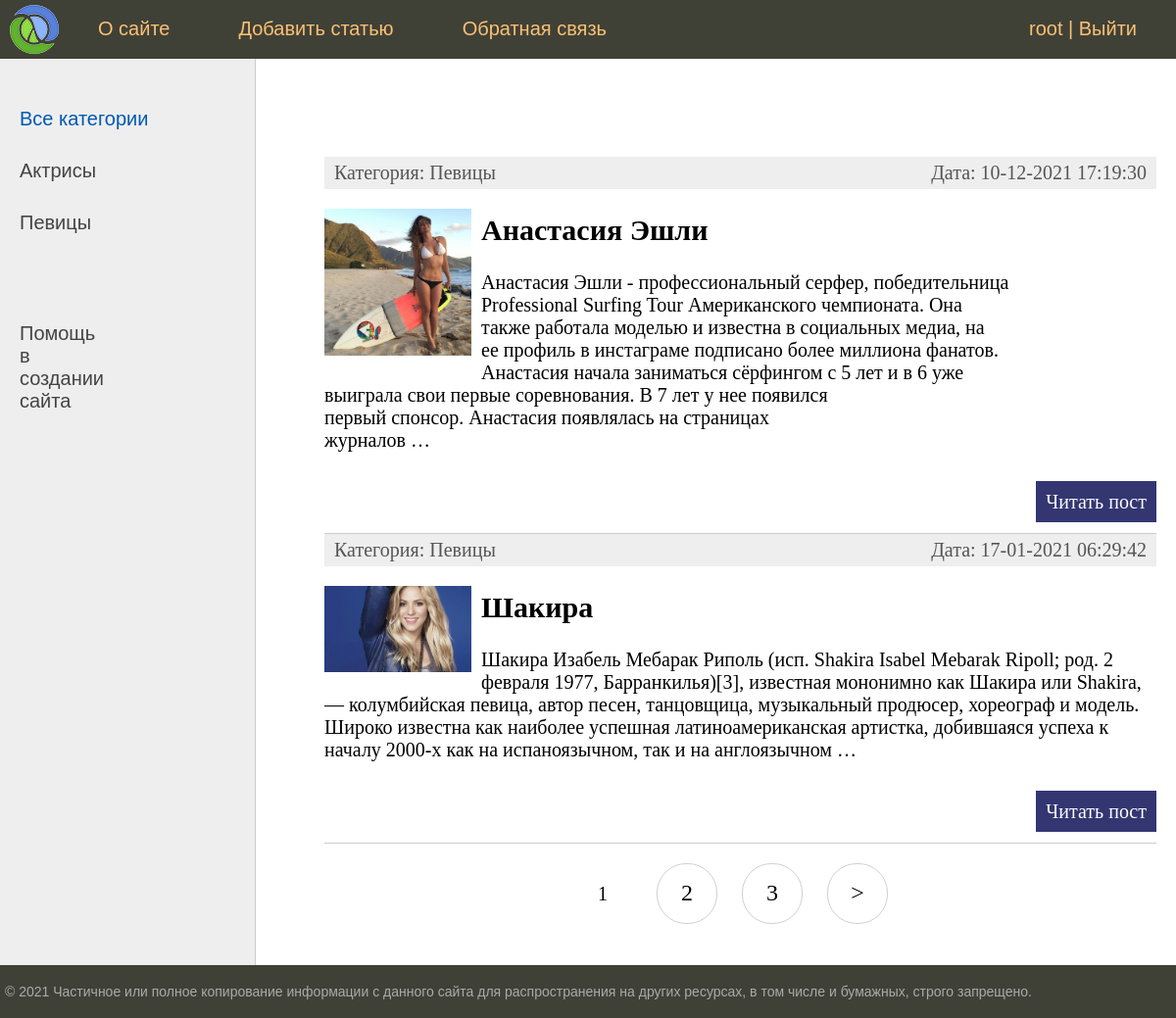
The app's page / (signed in) with its own data.
### jornal/models.py (models this page shows, shortened)
class Category(models.Model):
    name = models.CharField(max_length=100, db_index=True, verbose_name="Категория")
    slug = models.SlugField(max_length=255, unique=True, db_index=True, verbose_name="URL")
    def __str__(self):
        return self.name
    def get_absolute_url(self):
        return reverse('category', kwargs={'cat_slug': self.slug})
    class Meta:
        verbose_name = 'Категорию'
        verbose_name_plural = 'Категории'
        ordering = ['id']

class Jornal(models.Model):
    title = models.CharField(max_length=255, verbose_name="Заголовок")
    slug = models.SlugField(max_length=255, unique=True, db_index=True, verbose_name="URL")
    content = models.TextField(blank=True, verbose_name="Текст статьи")
    photo = models.ImageField(upload_to="photos/%Y/%m/%d/", verbose_name="Фото")
    time_create = models.DateTimeField(auto_now_add=True, verbose_name="Время создания")
    time_update = models.DateTimeField(auto_now=True, verbose_name="Время изменения")
    is_published = models.BooleanField(default=True, verbose_name="Публикация")
    cat = models.ForeignKey('Category', on_delete=models.PROTECT, verbose_name="Категории")
    def get_absolute_url(self):
        return reverse('post', kwargs={'post_slug': self.slug})
    class Meta:
        verbose_name = 'Статью о личности'
        verbose_name_plural = 'Статьи о личностях'
        ordering = ['-time_create', 'title']

### jornal/views.py (the view)
# urls.py: path('', JornalHome.as_view(), name='home'),
class JornalHome(DataMixin, ListView):
    model = Jornal
    template_name = 'jornal/index.html'
    context_object_name = 'posts'
    def get_context_data(self, *, object_list=None, **kwargs):
        context = super().get_context_data(**kwargs)
        c_def = self.get_user_context(title="Главная страница")
        return dict(list(context.items()) + list(c_def.items()))
    def get_queryset(self):
        return Jornal.objects.filter(is_published=True).select_related('cat')

### jornal/utils.py (called while the page is built)
    def get_user_context(self, **kwargs):
        context = kwargs
        cats = Category.objects.annotate(Count('jornal'))
        user_menu = menu.copy()
        if not self.request.user.is_authenticated:
            user_menu.pop(1)
        context['menu'] = user_menu
        context['cats'] = cats
        if 'cat_selected' not in context:
            context['cat_selected'] = 0
        return context

### jornal/templates/jornal/index.html (shortened to what this page needs)
{% extends 'jornal/base.html' %}
{% block content %}
<ul class="list-articles">
	{% for p in posts %}
			<li><div class="article-panel">
	<p class="first">Категория: {{p.cat}}</p>
	<p class="last">Дата: {{p.time_update|date:"d-m-Y H:i:s"}}</p>
</div>
{% if p.photo %}
	<p><img class="img-article-left thumb" src="{{p.photo.url}}"></p>
{% endif %}
		<h2>{{p.title}}</h2>
	{% autoescape on %}
	{{p.content|linebreaks|truncatewords:50}}
	{% endautoescape %}
			<p class="link-read-post"><a href="{{ p.get_absolute_url }}">Читать пост</a></p>
			</li>
	{% endfor %}
</ul>
{% endblock %}

### jornal/templates/jornal/base.html (shortened to what this page needs)
{% load static %}
{% load jornal_tags %}
<!DOCTYPE html>
<html>
<head>
	<link type="text/css" href="{% static 'jornal/css/styles.css' %}" rel="stylesheet" />
</head>
<body>
<table class="table-page" border=0 cellpadding="0" cellspacing="0">
<tr><td valign=top>
{% block mainmenu %}
		<div class="header">
			<ul id="mainmenu" class="mainmenu">
			<li class="logo"><a href="{% url 'home' %}"><div class="logo"></div></a></li>
{% for m in menu %}
			<li><a href="{% url m.url_name %}">{{m.title}}</a></li>
{% endfor %}
	{% if request.user.is_authenticated %}
				<li class="last"> {{user.username}} | <a href="{% url 'logout' %}">Выйти</a></li>
				{% else %}
				<li class="last"><a href="{% url 'register' %}">Регистрация</a> | <a href="{% url 'login' %}">Войти</a></li>
	{% endif %}
			</ul>
		</div>
{% endblock mainmenu %}
<table class="table-content" border=0 cellpadding="0" cellspacing="0">
<tr>
		<td valign="top" class="left-chapters">
	<ul id="leftchapters">
{% if cat_selected == 0 %}
		<li class="selected">Все категории</li>
{% else %}
		<li><a href="{% url 'home' %}">Все категории</a></li>
{% endif %}
{% for c in cats %}
{% if c.jornal__count > 0 %}
	{% if c.pk == cat_selected %}
		<li class="selected">{{c.name}}</li>
	{% else %}
		<li><a href="{{ c.get_absolute_url }}">{{c.name}}</a></li>
	{% endif %}
{% endif %}
{% endfor %}
		<li class="share">
		<a href="https://proproprogs.ru/django" ><p>Помощь в создании сайта</p></a>
		</li>
	</ul>
</td>
<td valign="top" class="content">
<div class="content-text">
{% block content %}
{% endblock %}
{% if page_obj.has_other_pages %}
<nav class="list-pages">
    <ul>
        {% for p in paginator.page_range %}
		{% if page_obj.number == p %}
        <li class="page-num page-num-selected">{{ p }}</li>
		{% elif p >= page_obj.number|add:-2 and p <= page_obj.number|add:2  %}
        <li class="page-num">
            <a href="?page={{ p }}">{{ p }}</a>
        </li>
		{% endif %}
        {% endfor %}
{% if page_obj.has_next %}
<li class="page-num">
	<a href="?page={{ page_obj.next_page_number }}">&gt;</a>
</li>
{% endif %}
    </ul>
</nav>
{% endif %}
	</div>
</td></tr></table>
</td></tr>
<tr><td valign=top>
	<div id="footer">
		<p>&copy; 2021 Частичное или полное копирование информации с данного сайта для распространения на других ресурсах, в том числе и бумажных, строго запрещено.</p>
	</div>
</td></tr></table>
</body>
</html>

### jornal/static/jornal/css/styles.css (style rules this page uses)
html, body { font-family: 'Arial'; margin: 0; padding: 0; height: 100%; width: 100%; color: #444; }
a { color: #0059b2; text-decoration: none; }
img { max-width: 600px; height: auto; }
img.img-article-left { max-width: 300px; height: auto; float: left; padding: 0 10px 10px 0; }
img.img-article-left.thumb { max-width: 150px; height: auto; }
p.link-read-post { text-align: right; }
p.link-read-post a { padding: 10px; min-width: 100px; background: #333671; color: #fff; text-decoration: none; }
div.article-panel { background: #eee; padding: 5px 10px 5px 10px; box-sizing border-box; overflow: hidden; color: #555; }
div.article-panel p.first { margin: 0; float: left; }
div.article-panel p.last { margin: 0; float: right; }
ul.list-articles { list-style: none; margin: 0; padding: 0; }
ul.list-articles li { border-bottom: 1px solid #ccc; }
.table-page { width: 100%; height: 100%; vertical-align: top; }
.table-page tr { height: 100%; }
.header { background: #3F4137; height: 60px; }
.logo { background: url('../images/logo.png') no-repeat 10px 5px; width: 70px; height: 60px; }
ul.mainmenu { list-style: none; margin: 0; padding: 0; height: 60px; color: #fdc073; font-size: 20px; overflow: hidden; }
ul.mainmenu li { float: left; margin: 18px 40px 0 30px; }
ul.mainmenu li.logo { margin: 0; }
ul.mainmenu li.last { float: right; }
ul.mainmenu li a { color: #fdc073; text-decoration: none; }
.table-content { width: 100%; min-height: 100%; height: 100%; }
.left-chapters { margin: 0; background: #eee; border-right: 1px solid #ccc; min-height: 100%; }
.left-chapters ul { width: 230px; min-height: 100%; margin: 0; padding: 20px 10px 10px 20px; list-style: none; font-size: 20px; }
.left-chapters ul li { margin: 30px 0 0 0; color: #999; }
.left-chapters ul li.selected { color: #0059b2; }
.left-chapters ul li a { color: #444; text-decoration: none; }
.left-chapters ul li.share { margin: 60px 0 0 0; }
.left-chapters ul li.share p { margin: 30px 0 30px 0; }
.left-chapters ul li.share a { display: inline-block; width: 40px; height: 40px; margin: 0 20px 0 0; }
.content { padding: 40px 20px 20px 40px; width: 100%; box-sizing: border-box; }
.content-text { margin: 60px 0 0 30px; color: #000; font-size: 20px; font-family: Yandex Sans Display Light; }
#footer { box-sizing: border-box; background: #3F4137; padding: 5px; color: #aaa; font-size: 14px; font-family: Verdana, Geneva, Arial, Helvetica; text-align: left; overflow: hidden; }
.list-pages { text-align: center; margin: 0 0 20px 0; }
.list-pages ul { margin: 20px 0 0 0; padding: 0; list-style: none; }
.list-pages ul li { display: inline-block; margin: 0 20px 0 0; }
.list-pages a { color: #000; font-size: 24px; text-decoration: none; }
.list-pages .page-num, .page-num-selected { display: inline-block; width: 60px; height: 44px; padding: 16px 0 0 0; border: 1px solid #d0d0d0; border-radius: 30px; }
.list-pages .page-num-selected { border: none; color: #000; font-size: 20px; }

### records on screen
Category: name "Актрисы"
Category: name "Певицы"
Jornal: cat "Певицы", time_update "10-12-2021 17:19:30", photo (picture), title "Анастасия Эшли", content "Анастасия Эшли - профессиональный серфер, победительница Professional Surfing Tour Американского чемпионата. Она также работала моделью и известна в социальных медиа, на ее профиль в инстаграме подписано более миллиона фанатов. Анастасия начала заниматься сёрфингом с 5 лет и в 6 уже выиграла свои первые соревнования. В 7 лет у нее появился первый спонсор. Анастасия появлялась на страницах журналов …"
Jornal: cat "Певицы", time_update "17-01-2021 06:29:42", photo (picture), title "Шакира", content "Шакира Изабель Мебарак Риполь (исп. Shakira Isabel Mebarak Ripoll; род. 2 февраля 1977, Барранкилья)[3], известная мононимно как Шакира или Shakira, — колумбийская певица, автор песен, танцовщица, музыкальный продюсер, хореограф и модель. Широко известна как наиболее успешная латиноамериканская артистка, добившаяся успеха к началу 2000-х как на испаноязычном, так и на англоязычном …"

### other values on screen
{{ m.title }} "О сайте" "Добавить статью" "Обратная связь"
{{ user.username }} "root"
{{ p }} "1"
{{ p }} "2" "3"
